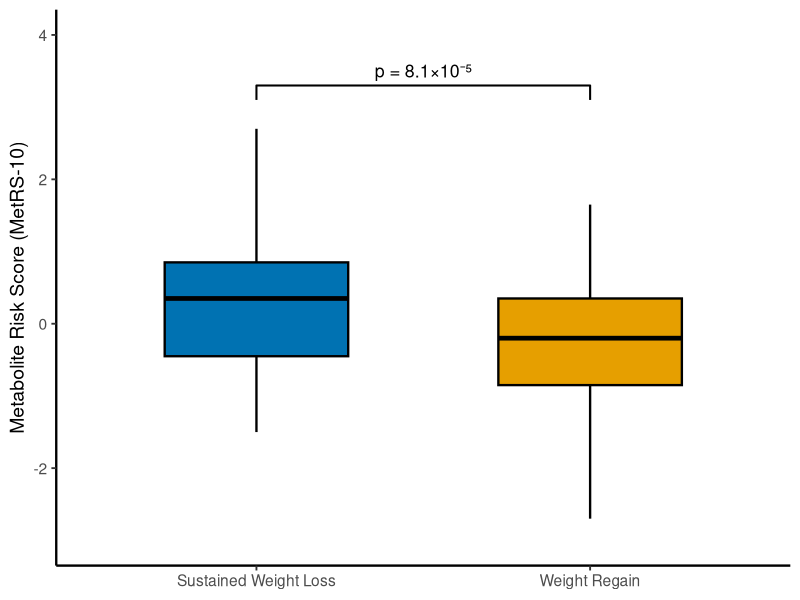

Write the R code that produced this figure.
library(ggplot2)
library(svglite)

df = read.csv("data_metrs10_labs2.csv")
df$group = factor(df$group, levels = c("SWL", "RGN"))

fill_cols = c("SWL" = "#0072B2", "RGN" = "#E69F00")

sig_df = data.frame(x = c(1, 1, 2, 2), y = c(3.1, 3.3, 3.3, 3.1), group = "SWL")

p = ggplot(df, aes(x = group, ymin = ymin, lower = lower, middle = middle,
                   upper = upper, ymax = ymax, fill = group)) +
  geom_boxplot(stat = "identity", width = 0.55, color = "black", linewidth = 0.8) +
  geom_line(data = sig_df, aes(x = x, y = y), inherit.aes = FALSE, linewidth = 0.7) +
  annotate("text", x = 1.5, y = 3.5, label = "p = 8.1\u00d710\u207b\u2075", size = 4.5) +
  scale_fill_manual(values = fill_cols, guide = "none") +
  scale_x_discrete(
    limits = c("SWL", "RGN"),
    labels = c("SWL" = "Sustained Weight Loss", "RGN" = "Weight Regain")
  ) +
  scale_y_continuous(limits = c(-3, 4), breaks = seq(-2, 4, by = 2)) +
  labs(x = NULL, y = "Metabolite Risk Score (MetRS-10)") +
  theme_classic(base_size = 14) +
  theme(axis.line = element_line(linewidth = 0.8))

ggsave("figsx_metrs10_labs2.svg", p, width = 5, height = 4)
